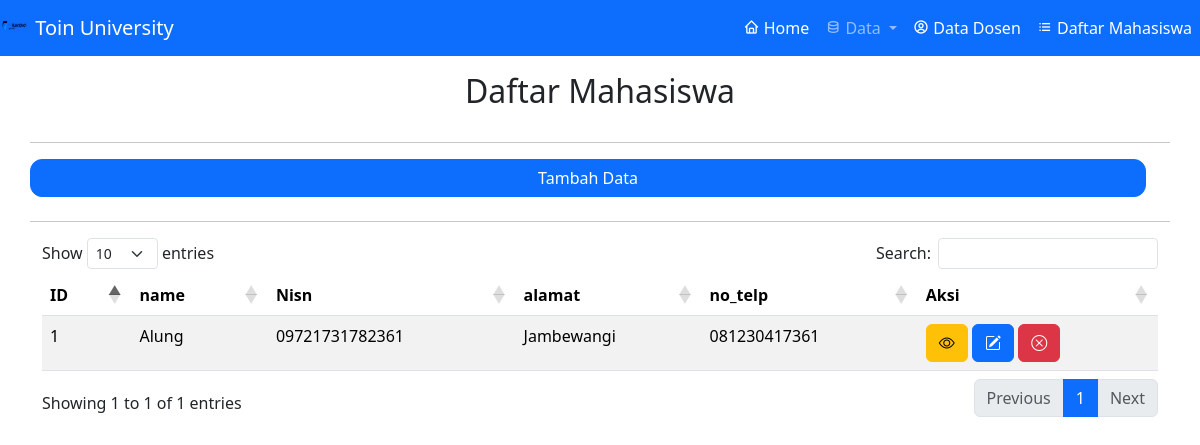
/crud_info_pribadi/index.php, run on an earlier commit of the app's database.
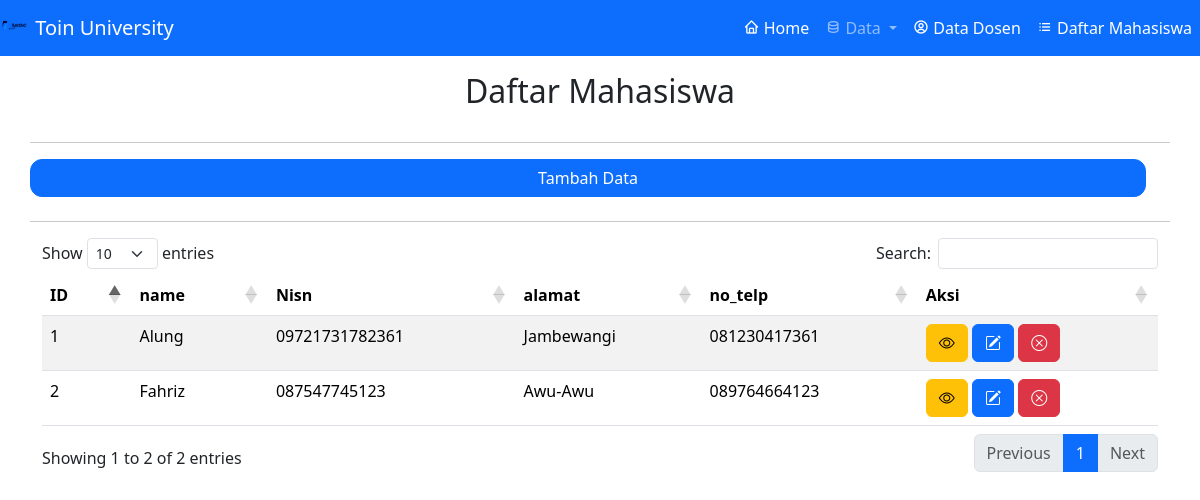
And on a later commit of the database.
### tables this page shows
CREATE TABLE `info_pribadi` (
  `id` int NOT NULL,
  `nama` varchar(255) NOT NULL,
  `nisn` varchar(255) NOT NULL,
  `alamat` varchar(255) NOT NULL,
  `no_telp` varchar(20) NOT NULL
);

### crud_info_pribadi/index.php (the view, shortened to what this page needs)
<?php
require '../layouts/navbar.php';
require_once __DIR__ . '/db.php';
$query = mysqli_query($koneksi, "SELECT * FROM info_pribadi ");
?>
<div class="container">
  <div class="row mt-3">
    <div class="text-center">
      <h2>Daftar Mahasiswa</h2>
    </div>
  </div>
  <div class="row mt-4">
    <hr>
    <div class="row">
      <a href="create.php" class="btn btn-primary hover">Tambah Data</a>
    </div>
    <hr class="mt-4">
    <table class="table table-striped" id="datatable">
      <thead class="thead-dark">
        <tr>
          <th>ID</th>
          <th>name</th>
          <th>Nisn</th>
          <th>alamat</th>
          <th>no_telp</th>
          <th>Aksi</th>
        </tr>
      </thead>
      <tbody>
        <?php
        $id = 1;
        while ($row = mysqli_fetch_array($query)) {
        ?>
          <tr>
            <td>
              <?= $id ?>
            </td>
            <td>
              <?= $row['nama'] ?>
            </td>
            <td>
              <?= $row['nisn'] ?>
            </td>
            <td>
              <?= $row['alamat'] ?>
            </td>
            <td>
              <?= $row['no_telp'] ?>
            </td>
            <td>
              <a href="eye.php?id=<?= $row['id'] ?>" class="btn btn-warning"><i class="bi bi-eye"></i></a>
              <a href="edit.php?id=<?= $row['id'] ?>" class="btn btn-primary"><i class="bi bi-pencil-square"></i></a>
              <a href="delete.php?id=<?= $row['id'] ?>" class="btn btn-danger"><i class="bi bi-x-circle"></i></a>
            </td>
          </tr>
        <?php
          $id++;
        }
        ?>
      </tbody>
    </table>

What changed in the data, as far as the page shows it:
added info_pribadi: nama "Fahriz", nisn "087547745123", alamat "Awu-Awu", no_telp "089764664123"
Also different on the page:
text written by a page script: "Show entries Search: Showing 1 to 1 of 1 entries Previous 1 Next" → "Show entries Search: Showing 1 to 2 of 2 entries Previous 1 Next"
